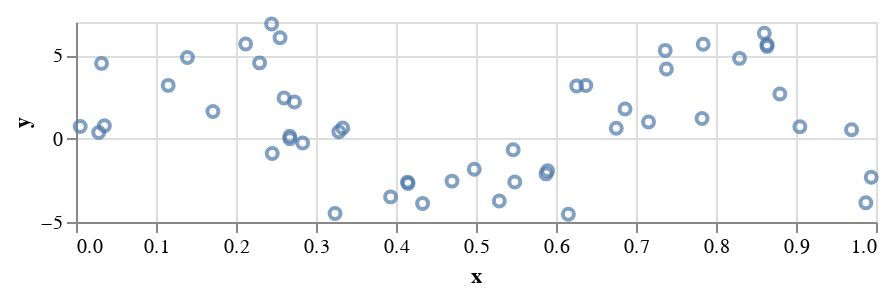

The cell this chart's notebook holds for it:
### Code cell
import pandas as pd
import altair as alt

source = pd.DataFrame({
    'x':X[:,0],
    'y':y
})

alt.Chart(
    source, 
    height=100
).mark_point(
).encode(
    alt.X('x'),
    alt.Y('y')
)

### Figure 1 — Vega-Lite specification as saved in the notebook (floating-point values rounded to 4 significant figures)
{"$schema": "https://vega.github.io/schema/vega-lite/v3.4.0.json", "config": {"mark": {"tooltip": null}, "view": {"height": 300, "width": 400}}, "data": {"name": "data-24367b240d4745f70be8b4049d512e8c"}, "datasets": {"data-24367b240d4745f70be8b4049d512e8c": [{"x": 0.255, "y": 6.056}, {"x": 0.6373, "y": 3.191}, {"x": 0.2445, "y": 6.882}, {"x": 0.03549, "y": 0.7722}, {"x": 0.1711, "y": 1.628}, {"x": 0.994, "y": -2.312}, {"x": 0.7825, "y": 1.209}, {"x": 0.6155, "y": -4.538}, {"x": 0.8798, "y": 2.677}, {"x": 0.6753, "y": 0.6213}, {"x": 0.6259, "y": 3.157}, {"x": 0.4151, "y": -2.689}, {"x": 0.2834, "y": -0.2623}, {"x": 0.4332, "y": -3.892}, {"x": 0.273, "y": 2.203}, {"x": 0.8638, "y": 5.646}, {"x": 0.3933, "y": -3.494}, {"x": 0.8604, "y": 6.323}, {"x": 0.7156, "y": 0.9949}, {"x": 0.2672, "y": 0.1418}, {"x": 0.4145, "y": -2.607}, {"x": 0.1153, "y": 3.199}, {"x": 0.784, "y": 5.67}, {"x": 0.5291, "y": -3.743}, {"x": 0.4979, "y": -1.838}, {"x": 0.5876, "y": -2.113}, {"x": 0.47, "y": -2.547}, {"x": 0.2295, "y": 4.548}, {"x": 0.8638, "y": 5.53}, {"x": 0.9049, "y": 0.7186}, {"x": 0.7366, "y": 5.296}, {"x": 0.2453, "y": -0.895}, {"x": 0.3334, "y": 0.6363}, {"x": 0.9873, "y": -3.846}, {"x": 0.5895, "y": -1.929}, {"x": 0.5485, "y": -2.6}, {"x": 0.2121, "y": 5.68}, {"x": 0.6863, "y": 1.785}, {"x": 0.02841, "y": 0.3703}, {"x": 0.005255, "y": 0.7286}, {"x": 0.8294, "y": 4.818}, {"x": 0.9695, "y": 0.5305}, {"x": 0.2601, "y": 2.442}, {"x": 0.3285, "y": 0.4141}, {"x": 0.1393, "y": 4.873}, {"x": 0.2673, "y": -0.004632}, {"x": 0.738, "y": 4.181}, {"x": 0.03193, "y": 4.517}, {"x": 0.3238, "y": -4.486}, {"x": 0.5464, "y": -0.6647}]}, "encoding": {"x": {"field": "x", "type": "quantitative"}, "y": {"field": "y", "type": "quantitative"}}, "height": 100, "mark": "point"}
